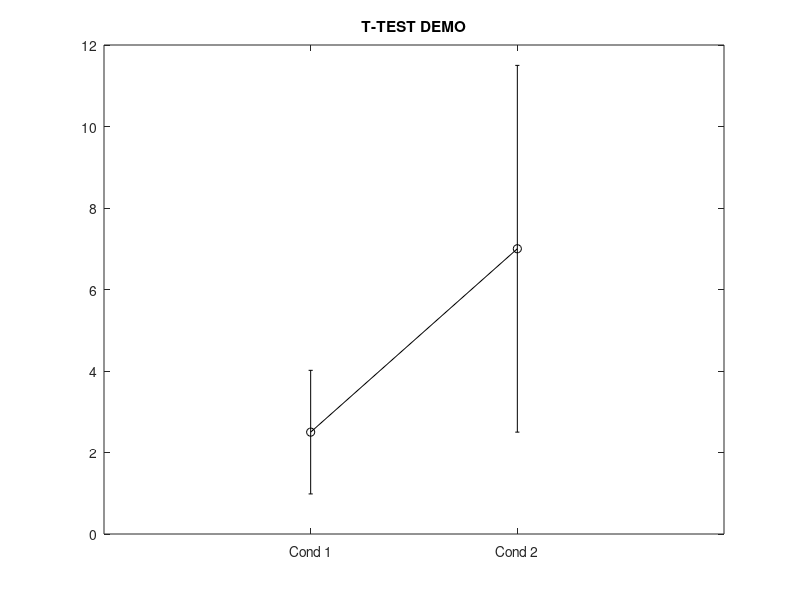
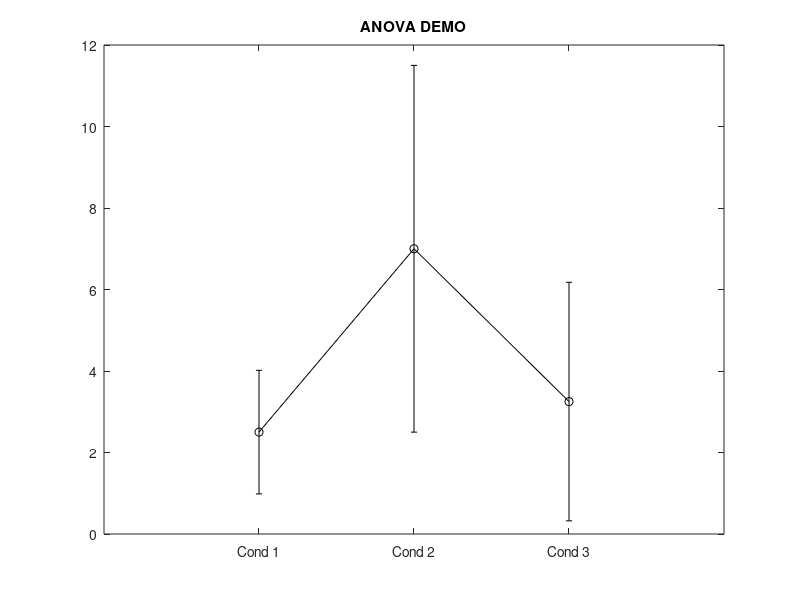

The MATLAB script that drew these images, in order:
close all;

%% (1) T-TEST (nGroup == 2)

% Prepare sample dataset
dat_x = [ 1 3 2 1 3 5 ];      % Condition 1
dat_y = [ 4 8 9 15 2 3 2 10 10 ]; % Condition 2

% Visualization
figure(1);
errorbar([1, 2], [mean(dat_x), mean(dat_y)], [std(dat_x), std(dat_y)], 'ko-');
set(gca, 'XTick', [1, 2], 'XTickLabel', {'Cond 1', 'Cond 2' });
xlim([0 3]);

% TTEST-2 (parametric)
[h,p,ci,stats] = ttest2( dat_x, dat_y );
disp(['Stat for ttest.. t(' num2str(stats.df) ') = ' num2str(stats.tstat) ', p = ' num2str(p) ])

% Ranksum test (non-parametric)
[p, h, stats] = ranksum( dat_x, dat_y );
disp(['Stat for ttest.. Ranksum = ' num2str(stats.ranksum) ', p = ' num2str(p) ])

title(['T-TEST DEMO']);

%% (2) ANOVA (nGroup > 2)

% Prepare sample dataset: 
dat_x = [ 1 3 2 1 3 5 ];      % Condition 1
dat_y = [ 4 8 9 15 2 3 2 10 10]; % Condition 2
dat_z = [ 5 4 8 1 9 1 5 1 1 1 2 1 ]; % Condition 3

dat_cat = [ dat_x'; dat_y'; dat_z' ];
cond_cat = [...
    ones([1,length(dat_x)])'*1; ...
    ones([1,length(dat_y)])'*2; ...
    ones([1,length(dat_z)])'*3; ...
    ];

% Visualization
figure(2);
errorbar([1, 2, 3], [mean(dat_x), mean(dat_y), mean(dat_z)], ...
    [std(dat_x), std(dat_y), std(dat_z)], 'ko-');
set(gca, 'XTick', [1, 2, 3], 'XTickLabel', {'Cond 1', 'Cond 2', 'Cond 3'});
xlim([0 4]);


% ANOVA, MUTCOMPARE (parametric)
[p,anovatab,stats]= anova1( dat_cat, cond_cat,'off' );
% clc; 
disp(['P value for anova = ' num2str(p) ])
[comparison,means,h,gnames] = multcompare( stats, 'ctype', 'bonferroni', 'Display','off');

% Kruskal-Wallis (non-parametric)
[p,krutab,stats]= kruskalwallis( dat_cat, cond_cat,'off' );
% clc; 
disp(['P value for Kruskal wallis ANOVA = ' num2str(p) ])
[comparison,means,h,gnames] = multcompare( stats, 'ctype', 'bonferroni', 'Display','off');


title(['ANOVA DEMO']);

